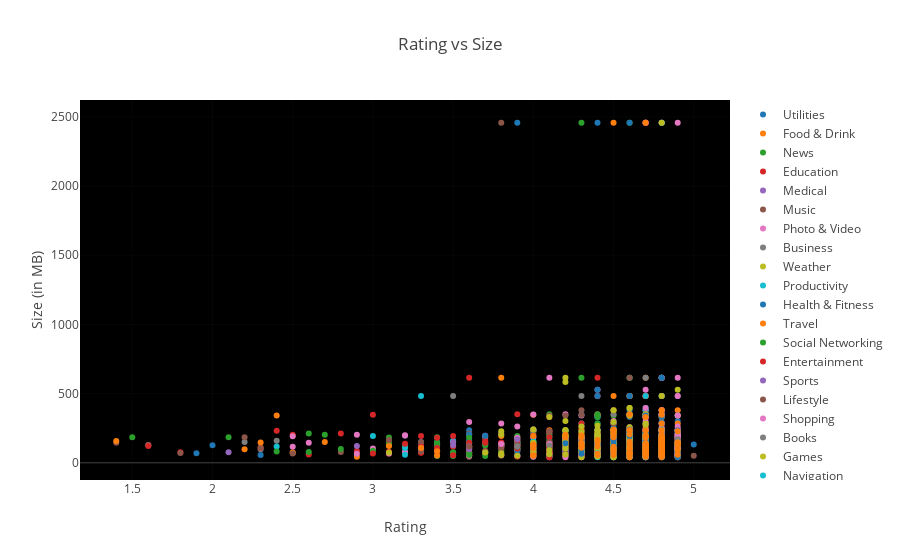

Here is the notebook cell this chart was saved with:
### Code cell
c = ['hsl('+str(h)+',50%'+',50%)' for h in np.linspace(0, 360, len(list(set(groups.Category))))]

subset_df = df[df.Size_M > 40]
groups_temp = subset_df.groupby('Category').filter(lambda x: len(x) >20)

#for category in enumerate(list(set(groups_temp.Category))):
#     print (category)

data = [{
    'x': groups_temp.loc[subset_df.Category==category[1]]['Rating'], 
    'type':'scatter',
    'y' : subset_df['Size_M'],
    'name' : str(category[1]),
    'mode' : 'markers',
    'showlegend': True,
    #'marker': {'color':c[i]}
    #'text' : df['rating'],
    } for category in enumerate(list(set(groups_temp.Category)))]


layout = {'title':"Rating vs Size", 
          'xaxis': {'title' : 'Rating'},
          'yaxis' : {'title' : 'Size (in MB)'},
         'plot_bgcolor': 'rgb(0,0,0)'}

plotly.offline.iplot({'data': data, 'layout': layout})

### Figure 1 — Plotly figure (JSON) as saved in the notebook; plotly's stock layout.template omitted (floating-point values rounded to 4 significant figures; data arrays with more than 128 entries replaced by an {"elided": "..."} marker saying what was removed)
{"data": [{"mode": "markers", "name": "Utilities", "showlegend": true, "type": "scatter", "uid": "ec2103cb-ac45-499f-868c-7b88a55dae12", "x": [4.8, 4.4, 4.7, 4.7, 4.5, 4.7, 4.6, 4, 3.8, 4.6, 3.8, 4.5, 4.6, 4.4, 4.5, 4.4, 3.3, 4.8, 4.2, 4.6, 4.7, 4.2, 3.9, 4.6, 4.4, 4.7, 3.7, 4.7, 4.5, 4.8, 4.5, 4.5, 4.5, 4.5, 4.8, 4.5, 4.6, 4.4, 4.7, 4.7, 4.7, 4.6, 1.9, 4.6, 4.3, 4.5, 4.2, 4.6, 4.4, 4.7, 4.6, 4.6, 4.6, 4.2, 4.4, 4.2, 4.6, 4.8, 4.7, 4.8, 4.7, 4.6, 3.6, 4.7, 4.6, 4.8, 3.6, 4.1, 4.5, 4.1, 4.8, 4.3, 4.7, 4.6, 4.7, 4.6, 3.9, 4.6, 4.3, 4.7, 4.7, 4.2, 4.6, 4.6, 4.5, 4.3, 4.7, 4.4, 4.6, 4.6, 4.5, 4.4, 4.6, 3.2, 4.6, 4, 4.9, 4.4, 4.7, 4.5, 3.9, 4.4, 4.6, 4, 4.7, 4.2, 4.6, 2, 4.6, 4.5, 4.7, 4.8, 4.8, 4.4, 4.8, 3.7, 4.6, 3.3, 4.6, 4.6, 4.7], "y": {"elided": "2811 float values"}}, {"mode": "markers", "name": "Food & Drink", "showlegend": true, "type": "scatter", "uid": "2b43cfc4-7e1b-4ef9-bfc3-1f5eada0fcf8", "x": [4.7, 4.4, 4.8, 4.5, 4.8, 4, 4.4, 4.3, 4.8, 4.1, 4.7, 4.9, 4.9, 4.8, 4.8, 4.7, 4.8, 4.9, 4.6, 4.9, 4.7, 4.8, 4.8, 4.8, 4.4, 4.8, 4.5, 4.7, 4.8, 4.6, 4.7, 2.9, 4.9, 4, 4.8, 3.6, 4.4, 4.7, 4.7, 4.8, 4.8, 4.9, 4.2, 4.6, 4.8, 4.5, 4.8, 4.8, 4.8, 4.8, 4.8, 3.6, 4.7, 4.8, 4.8, 3.8, 4.9, 4.8, 4.9, 4.8, 4.8, 4.8, 4.7, 4.8, 4.4, 3.7, 4.8, 4.9, 4.8, 4.8, 4.8, 4.6, 4.7, 4.8, 4.4, 4.9, 4.7, 4.7, 4.9, 4.3, 4.6, 4.6, 4.7, 4.8, 4.8, 4.8, 4.6, 4, 4.4, 4.9, 4.7, 4.6, 4.7, 4.7, 4, 3.9, 4.8, 4.7, 4.9, 4.8, 4.8, 4.7, 4.6, 4.9, 4.2, 4.6, 3.6, 4.8, 4.7, 4.6, 4.8, 4.8, 4.1, 4.7, 4.7, 4.7, 4.5, 4.6, 4.1, 4.9, 4.7, 4.6, 4.8, 4.6], "y": {"elided": "2811 float values"}}, {"mode": "markers", "name": "News", "showlegend": true, "type": "scatter", "uid": "6a504daf-6b59-4015-b209-e5099b9edcf4", "x": [3.8, 3.7, 4.5, 4.7, 4.8, 3.8, 4.6, 4.4, 4.8, 4.8, 4.6, 4.8, 4.7, 4.5, 4.6, 4.8, 4, 4.8, 3.9, 4.7, 4.6, 4.3, 4.7, 4.7, 4.7, 4.5, 4.6, 4.6, 4.5, 4.2, 4.5, 4.4, 4.7, 3.7, 4.8, 4.5, 4.6, 4.7, 4.3, 4.4, 4.6, 4.6, 4.5, 4.8, 4.6, 4.5, 4.8, 4.5, 4.7, 4.7, 4.7, 4.6, 4.7, 3.2, 4.4, 4.2, 4.7, 4.5, 4.6, 4.4, 4.8, 4.6, 4, 4.8, 4.5, 4.3, 4.9, 4.7, 4.5, 4.7, 4.7, 4.7, 4.2, 4.8, 4.6, 4.6, 4.6, 4.6, 4.6, 4, 3.9, 4.8, 4.6, 4.5, 4.7, 4.6, 4.1, 4.7, 4.5, 4.8, 4.6, 4.5, 4.8, 4.9, 4.6, 4.5, 4.7, 4.7, 4.8, 4.8, 4.5, 4.7, 4.5, 4, 4, 4.8, 4.8, 4.5, 4.7, 4.5, 4.5], "y": {"elided": "2811 float values"}}, {"mode": "markers", "name": "Education", "showlegend": true, "type": "scatter", "uid": "6cd6c836-cefc-4e2c-b7f6-70c8ae8e3159", "x": [4.8, 4.7, 3.9, 4.6, 4.5, 4.6, 4.4, 4.7, 4.7, 4.5, 4.7, 4.8, 4.7, 4.4, 4.6, 4.4, 4.7, 4.3, 4.4, 4.8, 4.4, 4.5, 4.6, 4.7, 4.7, 4.7, 4.6, 4.8, 4.6, 4.7, 1.6, 4.7, 4.5, 4.8, 4, 4.6, 4.6, 4.4, 4.5, 4.8, 4.8, 4.3, 4.8, 4.6, 4.5, 4.9, 4.3, 2.6, 4.2, 3.3, 4.9, 4.6, 4.4, 4.8, 4.7, 4.8, 3.5, 4.7, 4.6, 4.3, 4.8, 4.8, 4.8, 4.6, 4.8, 4.4, 4.7, 3.1, 4.8, 3.6, 4.7, 4.3, 4.8, 4.7, 4.7, 4.4, 4.8, 4.6, 4.8, 4.7, 4.8, 4.6, 4.4, 4.8, 4.4, 3.3, 4.4, 4.7, 4.4, 4.6, 4.6, 4.6, 4.1, 4.7, 4.6, 4.8, 4.7, 4.9, 4.9, 4.8, 4.6, 4.4, 4.3, 4.8, 4, 4.7, 4.6, 4.6], "y": {"elided": "2811 float values"}}, {"mode": "markers", "name": "Medical", "showlegend": true, "type": "scatter", "uid": "12f319ae-85d7-41ca-aac1-b8fa72f94fe4", "x": [3.8, 4.8, 4.8, 4.7, 4.4, 4.6, 4.8, 4.8, 4.9, 4.7, 4.8, 4.3, 4.7, 4.8, 4.7, 4.9, 4.8, 4.9, 4.7, 4.6, 4.8, 4.8, 4.7, 4.8, 4.8, 4.7, 4.8, 4.9, 4.8, 3.2, 4.8, 4.8, 4.5, 4.8, 4.4, 4.9, 4.8, 4.7, 4.6, 4.7, 4.7, 4.8, 4.8, 4.7, 4.7, 4.7, 4.7, 4.8, 4.7, 4.8, 4.9, 4.7, 4.8, 4.6, 4.8, 4.8, 4.7, 4.5, 4.8, 4.7, 4.6, 4.7, 4.9, 4.8, 4.8, 4.8, 4.8, 4.9, 4.5, 4.3, 4.8, 4.8, 4.7, 4.7], "y": {"elided": "2811 float values"}}, {"mode": "markers", "name": "Music", "showlegend": true, "type": "scatter", "uid": "ead2db67-d8c5-4438-8aa3-5441102338ee", "x": [4.3, 4.6, 4.7, 4.9, 2.5, 4.8, 4.7, 4.8, 4.7, 4.7, 4.5, 4.6, 3.3, 4.8, 4.8, 4.6, 4.6, 4.7, 4.8, 4.3, 3.6, 4.6, 4.7, 4.3, 3.6, 4.8, 4.8, 4.7, 4.5, 4.7, 4.8, 4.6, 4.4, 4.4, 4.4, 4.2, 4.5, 4.7, 4.5, 4.7, 4.9, 4.1, 4, 4.6, 4.8, 4.7, 4.4, 4.6, 4.8, 4.4, 4.4, 4.6, 4.5, 4.8, 4.5, 4.4, 4.6, 4.9, 4.7, 4.8, 4.4, 4.5, 4.7, 4.7, 3.9, 4.8, 4.4, 4.8, 4.5, 4.4, 4.5, 4.5, 3.4, 4.3, 4.6, 4.4, 4.7, 4.7, 4.9, 4.7, 4.5, 4.7, 4.8, 4.5, 4.4, 4.5, 4.6, 4.5, 4.6, 2.8, 4.9, 4.1, 4.8, 4.6, 4.7, 4.7, 4.6, 4.6, 4.2, 4.6, 4.1, 4.5, 3.6, 4.4, 4.7, 3.8, 3.9, 4.7, 4.6, 4.6, 4.5, 4.4, 4.6, 4.8, 4.7, 4.8, 3.8, 4, 4.6, 4.3, 4.2, 4.8, 3.2], "y": {"elided": "2811 float values"}}, {"mode": "markers", "name": "Photo & Video", "showlegend": true, "type": "scatter", "uid": "04ee59b9-5216-4030-a02e-8717804f5c92", "x": {"elided": "175 float values"}, "y": {"elided": "2811 float values"}}, {"mode": "markers", "name": "Business", "showlegend": true, "type": "scatter", "uid": "c4d1bc97-547e-4471-8ff2-988f72633321", "x": [4.7, 4.7, 4.6, 4.4, 4.8, 4.7, 3.9, 4.8, 4.8, 4.6, 4.8, 4.6, 4.3, 4.8, 4.6, 3.5, 2.2, 4.4, 4.8, 4.8, 4, 4.7, 4.5, 4.9, 4.6, 2.4, 4.5, 3.7, 4.6, 4.7, 4.7, 4.6, 4.4, 4.9, 4.7, 4.6, 4.7, 2.3, 4.7, 4.2, 4.7, 4.6, 4.7, 4.9, 4.5, 4.9, 4.6, 4.5, 4.7, 4.6, 4.6, 4.8, 4.3, 4.8, 4.8, 4.8, 4.6, 4.6, 4.6, 4.6, 4.7, 4.6, 4.6, 4.3, 4.3, 4.8, 4.7, 4.7, 4.7, 4.6, 4.6, 4.6, 4.7, 4.6, 4.5, 4.6, 4.8, 4.7, 4.9, 4.8, 4.7, 4.6, 4.7, 4.7, 4.6, 4, 4.5, 4.5, 4.7, 4.4, 4.7, 4.8, 4.7, 4.8, 4.4, 4.6, 4.7, 4.9, 4.7, 4.4, 4.7, 4.6, 4.7, 4.7, 4.6, 4.8, 4.5, 1.6, 4.7, 4.6, 4.7, 4.3, 4, 4.4, 4.7, 4.6, 4.6], "y": {"elided": "2811 float values"}}, {"mode": "markers", "name": "Weather", "showlegend": true, "type": "scatter", "uid": "64cb4a06-92bf-4961-9195-968a2c085deb", "x": [4.8, 4.5, 4.5, 4.8, 4, 4.5, 4.7, 4.5, 4.7, 4.7, 4.8, 4.7, 4.4, 4.6, 4.9, 4.6, 4.7, 4.7, 4.8, 4.8, 4.7, 4.8, 4.7, 4.2, 4.6, 4.2, 4.7, 4.3, 4.8, 4.7, 3.8, 4.6, 4.8, 4.7, 4.7, 4.7, 4.8, 4.8, 4.6, 4.7, 4.7, 4.3, 4.7, 4.6, 4.6, 4.9, 4.8, 4.9, 4.8, 4.7, 4.8, 4.6, 4.7, 4.6, 4.6, 4.8, 4.8, 4.6, 4.8, 4.6, 4.6, 4.4, 4.4, 4.7, 4.5, 4.4, 4.6, 4.4], "y": {"elided": "2811 float values"}}, {"mode": "markers", "name": "Productivity", "showlegend": true, "type": "scatter", "uid": "045632b3-3819-48e2-bd87-5114a0d6bffd", "x": {"elided": "142 float values"}, "y": {"elided": "2811 float values"}}, {"mode": "markers", "name": "Health & Fitness", "showlegend": true, "type": "scatter", "uid": "2d4df337-9831-42a3-87ea-ebe7301a28c0", "x": {"elided": "187 float values"}, "y": {"elided": "2811 float values"}}, {"mode": "markers", "name": "Travel", "showlegend": true, "type": "scatter", "uid": "fb2c7d97-5c55-4de6-a4c6-b30646d6a0b1", "x": {"elided": "146 float values"}, "y": {"elided": "2811 float values"}}, {"mode": "markers", "name": "Social Networking", "showlegend": true, "type": "scatter", "uid": "01b74d09-5e69-424c-9703-372ab509dbe8", "x": {"elided": "138 float values"}, "y": {"elided": "2811 float values"}}, {"mode": "markers", "name": "Entertainment", "showlegend": true, "type": "scatter", "uid": "ebe14093-7c3e-4864-b714-3f2443e2160f", "x": {"elided": "158 float values"}, "y": {"elided": "2811 float values"}}, {"mode": "markers", "name": "Sports", "showlegend": true, "type": "scatter", "uid": "dc8b21fd-6158-4832-988f-e7bd63c0ca19", "x": [4.8, 4.7, 4.2, 4.8, 4.8, 4.8, 4.8, 4.3, 4.9, 4.7, 4.7, 4.7, 3.5, 4.7, 4.5, 4.8, 4.8, 3.9, 4.5, 4.7, 3.8, 4.7, 4.8, 4.7, 4.7, 4.7, 4.8, 4.7, 4.8, 4.6, 4.6, 4.9, 4.7, 4.6, 4.7, 2.1, 4.9, 3.6, 4.4, 4.9, 4.8, 4.8, 4.5, 4.6, 4.7, 4.9, 4.7, 4.8, 4.5, 4.8, 4.8, 4.6, 4.2, 4.6, 2.9, 4.8, 3.8, 4.6, 4.8, 4.7, 4.8, 4.8, 4.7, 3.5, 4.3, 4.7, 4.8, 4.8, 4.7, 4.4, 4.6, 4.8, 4.8, 4.3, 4.8, 4.6, 4.7, 4.6, 4.8, 4.8, 4.7, 4.8, 4.8, 4.6, 4.5, 3.6, 4.8, 4.8, 4.8, 4.2, 4.6, 4.8, 4.7, 4.4, 4.8, 4.9, 4.8, 4.7, 4.6, 4.7], "y": {"elided": "2811 float values"}}, {"mode": "markers", "name": "Lifestyle", "showlegend": true, "type": "scatter", "uid": "39c935df-d9b5-43e1-a409-bdb1fe15b487", "x": {"elided": "146 float values"}, "y": {"elided": "2811 float values"}}, {"mode": "markers", "name": "Shopping", "showlegend": true, "type": "scatter", "uid": "c5174b4a-d6fd-4479-9a44-a7adcbf2cceb", "x": {"elided": "179 float values"}, "y": {"elided": "2811 float values"}}, {"mode": "markers", "name": "Books", "showlegend": true, "type": "scatter", "uid": "06f41523-287c-45c3-a46d-d72eee3f0ad9", "x": [4.7, 4.8, 4.6, 4.7, 4.5, 4.5, 4, 4.7, 4.8, 4.8, 4.8, 4.7, 4.8, 4.7, 4, 4.3, 4.9, 4.9, 4.6, 4.3, 4.6, 4.9, 4.6, 4.6, 4.1, 4.3, 4.8, 4.7, 4.8, 4.8, 4.9, 4.8, 4.2, 4.9, 4.6, 4.6, 4.6, 4.8, 4.6, 4.8, 4.6, 4.7, 4.6, 4.8, 4.2, 3.9, 4.8, 4.7, 4.6, 4.5, 4.8, 4.4, 4.8, 4.6, 4.6, 4.5, 4, 4.8, 4.8, 4.7], "y": {"elided": "2811 float values"}}, {"mode": "markers", "name": "Games", "showlegend": true, "type": "scatter", "uid": "d49c1a51-843f-4fed-8391-fd2280d9a702", "x": {"elided": "221 float values"}, "y": {"elided": "2811 float values"}}, {"mode": "markers", "name": "Navigation", "showlegend": true, "type": "scatter", "uid": "d58c850f-8a91-4ce4-aba6-c19fa2242bd1", "x": [4.3, 4.6, 4.5, 4.8, 4.7, 4.8, 4.6, 4.7, 4.6, 4.4, 4.8, 4.6, 4.8, 4.8, 4.8, 4.7, 4.7, 4.7, 4.7, 4.6, 4.6, 4.5, 4.7, 4.5, 4.8, 4.4, 4.8, 4.8, 4.6, 4.7, 4.7, 4.7, 4.7, 4.7, 4.8, 4.8, 4.6, 4.8, 4.6, 4.7, 4.7, 4.8, 4.4, 4.7, 4.7, 4.5, 4.9, 4.4, 4.8, 4.8, 4.7, 4.8, 4.7, 4.8, 4.4, 3, 4.8, 4.6, 4.7, 4.6], "y": {"elided": "2811 float values"}}, {"mode": "markers", "name": "Reference", "showlegend": true, "type": "scatter", "uid": "3d67da35-2679-4de8-967d-c7fc8c07bdf0", "x": [4.7, 4.5, 4.9, 4.3, 4.9, 4.8, 4.7, 4.3, 4.4, 4.4, 4.6, 4.9, 4.3, 4.7, 4.6, 4.6, 4.5, 4.5, 4.7, 4.8, 4.7, 4.9, 4.6, 4.6, 4.6, 4.8, 4.7, 4.8, 4.8, 3.7, 4.7, 4.8, 4.8, 4.8, 4.6, 4.7, 4.8, 4.8, 4.7, 4.8, 4.6, 4.9, 4.8, 4.8, 4.2, 4.5, 4.6, 4.8, 4.5, 4.5, 4.8, 4.8, 4.7, 4.7, 4.5, 4.6, 4.7, 4.7, 4.9, 4.7, 4.8, 4.5, 4.6, 4.8, 4.7, 4.8, 4.6, 4.9, 4.8, 4.8, 4.5, 4.8, 4.8, 4.8, 4.8, 4.8, 4.4, 4.8, 4.3, 4.7, 4.6, 4.7, 4.8, 4.8, 4.8, 4.8, 4.8, 4.6, 4.5, 4.7, 4.9, 4.7, 4.8], "y": {"elided": "2811 float values"}}, {"mode": "markers", "name": "Finance", "showlegend": true, "type": "scatter", "uid": "b3403962-858c-49dd-bf49-7783ea38bc74", "x": {"elided": "149 float values"}, "y": {"elided": "2811 float values"}}], "layout": {"plot_bgcolor": "rgb(0,0,0)", "title": {"text": "Rating vs Size"}, "xaxis": {"title": {"text": "Rating"}}, "yaxis": {"title": {"text": "Size (in MB)"}}}}
